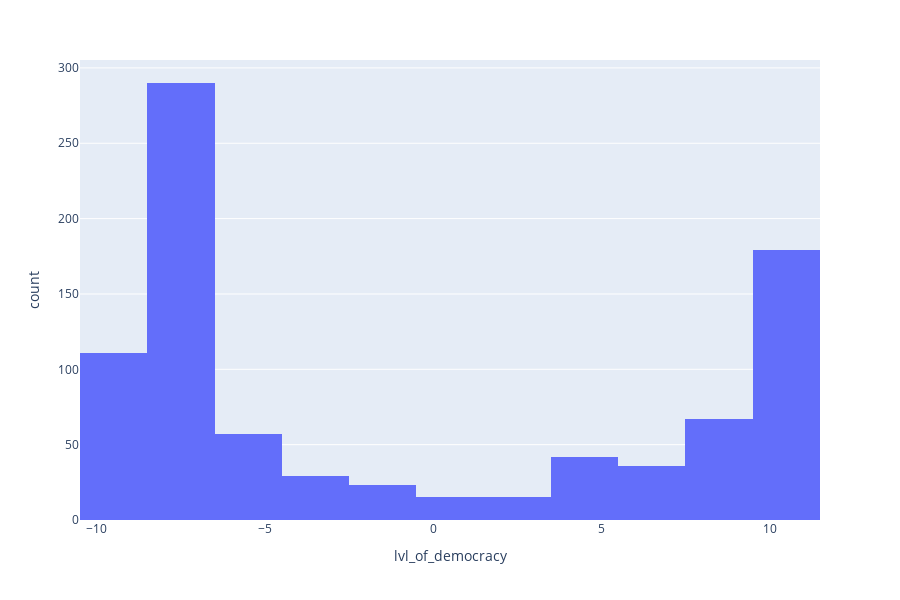

The code cell stored with this chart in its notebook:
### Code cell
px.histogram(data, x='lvl_of_democracy').show()

### Figure 1 — Plotly figure (JSON) as saved in the notebook; plotly's stock layout.template omitted (floating-point values rounded to 4 significant figures; data arrays with more than 128 entries replaced by an {"elided": "..."} marker saying what was removed)
{"data": [{"alignmentgroup": "True", "bingroup": "x", "hoverlabel": {"namelength": 0}, "hovertemplate": "lvl_of_democracy=%{x}<br>count=%{y}", "legendgroup": "", "marker": {"color": "#636efa"}, "name": "", "offsetgroup": "", "orientation": "v", "showlegend": false, "type": "histogram", "x": {"elided": "864 int values"}, "xaxis": "x", "yaxis": "y"}], "layout": {"barmode": "relative", "height": 600, "legend": {"tracegroupgap": 0}, "margin": {"t": 60}, "xaxis": {"anchor": "y", "domain": [0, 1], "title": {"text": "lvl_of_democracy"}}, "yaxis": {"anchor": "x", "domain": [0, 1], "title": {"text": "count"}}}}
